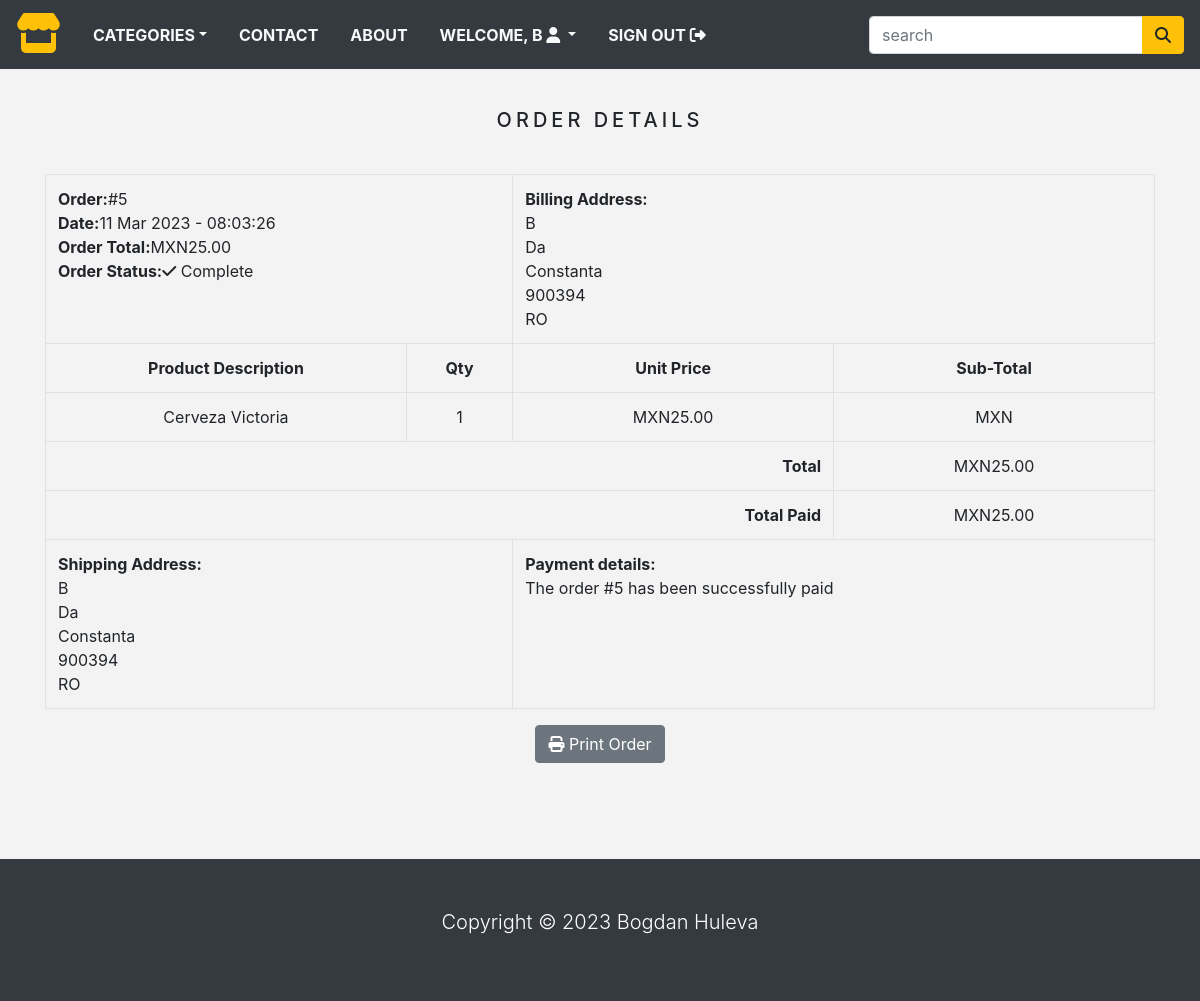
The page /order/5 (signed in) on the database its author committed.
### store/models.py (models this page shows, shortened)
class Order(models.Model):
    token = models.CharField(max_length=250, blank=True)
    total = models.DecimalField(max_digits=10, decimal_places=2, verbose_name='MXN Order Total')
    emailAddress = models.EmailField(max_length=250, blank=True, verbose_name='Email Address')
    created = models.DateTimeField(auto_now_add=True)
    billingName = models.CharField(max_length=250, blank=True)
    billingAddress1 = models.CharField(max_length=250, blank=True)
    billingCity = models.CharField(max_length=250, blank=True)
    billingPostcode = models.CharField(max_length=250, blank=True)
    billingCountry = models.CharField(max_length=250, blank=True)
    shippingName = models.CharField(max_length=250, blank=True)
    shippingAddress1 = models.CharField(max_length=250, blank=True)
    shippingCity = models.CharField(max_length=250, blank=True)
    shippingPostcode = models.CharField(max_length=250, blank=True)
    shippingCountry = models.CharField(max_length=250, blank=True)
    class Meta:
        db_table = 'Order'
        ordering = ['-created']

class OrderItem(models.Model):
    product = models.CharField(max_length=250)
    quantity = models.IntegerField()
    price = models.DecimalField(max_digits=10, decimal_places=2, verbose_name='MXN Price')
    order = models.ForeignKey(Order, on_delete=models.CASCADE)
    class Meta:
        db_table = 'OrderItem'

### store/views.py (the view)
# urls.py: path('order/<int:order_id>', views.viewOrder, name='order_detail'),
@login_required(redirect_field_name='next', login_url='signin')
def viewOrder(request, order_id):
    if request.user.is_authenticated:
        email = str(request.user.email)
        order = Order.objects.get(id=order_id, emailAddress=email)
        order_items = OrderItem.objects.filter(order=order)
    return render(request, 'order_detail.html', {'order': order, 'order_items': order_items})

### store/context_processors.py (called while the page is built)
def counter(request):
    item_count = 0
    if 'admin' in request.path:
        return {}
    else:
        try:
            cart = Cart.objects.filter(cart_id=_cart_id(request))
            cart_items = CartItem.objects.all().filter(cart=cart[:1])
            for cart_item in cart_items:
                item_count += cart_item.quantity
        except Cart.DoesNotExist:
            item_count = 0
    return dict(item_count = item_count)

def menu_links(request):
    links = Category.objects.all()
    return dict(links=links)

### store/models.py (called while the page is built)
    def get_url(self):
        return reverse('products_by_category', args=[self.slug])

### store/views.py (called while the page is built)
def _cart_id(request):
    cart = request.session.session_key
    if not cart:
        cart = request.session.create()
    return cart

### store/templates/order_detail.html (shortened to what this page needs)
{% extends 'base.html' %}
{% load static %}
{% block content %}
    <div class="container">
        <div class="text-center">
            <br>
            <h1 class="text-center product_title">
                Order Details
            </h1>
            <br>
            <table class="table table-bordered">
                <tr>
                    <td class="text-left" colspan="2">
                        <b>Order:</b>#{{ order.id }} <br>
                        <b>Date:</b>{{ order.created|date:"d M Y - H:m:s" }} <br>
                        <b>Order Total:</b>MXN{{ order.total }} <br>
                        <b>Order Status:</b><i class="fa-solid fa-check"></i> Complete
                    </td>
                    <td class="text-left" colspan="2">
                        <b>Billing Address: </b><br>
                        {{ order.billingName }} <br>
                        {{ order.billingAddress1 }} <br>
                        {{ order.billingCity }} <br>
                        {{ order.billingPostcode }} <br>
                        {{ order.billingCountry }} <br>
                    </td>
                </tr>
                <tr>
                    <td><b>Product Description</b></td>
                    <td><b>Qty</b></td>
                    <td><b>Unit Price</b></td>
                    <td><b>Sub-Total</b></td>
                </tr>
                {% for item in order_items %}
                    <tr>
                        <td>{{ item.product }}</td>
                        <td>{{ item.quantity }}</td>
                        <td>MXN{{ item.price }}</td>
                        <td>MXN{{ item.subtotal }}</td>
                    </tr>
                {% endfor %}
                <tr>
                    <td class="text-right" colspan="3"><b>Total</b></td>
                    <td>MXN{{ order.total }}</td>
                </tr>
                <tr>
                    <td class="text-right" colspan="3"><b>Total Paid</b></td>
                    <td>MXN{{ order.total }}</td>
                </tr>
                <tr>
                    <td class="text-left" colspan="2">
                        <b>Shipping Address:</b><br>
                        {{ order.shippingName }} <br>
                        {{ order.shippingAddress1 }} <br>
                        {{ order.shippingCity }} <br>
                        {{ order.shippingPostcode }} <br>
                        {{ order.shippingCountry }} <br>
                    </td>
                    <td class="text-left" colspan="2">
                        <b>Payment details:</b><br>
                        The order #{{ order.id }} has been successfully paid
                    </td>
                </tr>
            </table>
            <button class="btn btn-secondary" onclick="window.print();">
                <i class="fa-solid fa-print"></i>
                Print Order
            </button>
        </div>
    </div>
    <br><br>
{% endblock %}

### store/templates/navbar.html (shortened to what this page needs)
<nav class = "navbar navbar-expand-md navbar-light bg-dark">
    <a href = "/" class = "navbar-brand"><i class="fa-solid fa-store text-warning fa-2x"></i></a>
    <div class = "collapse navbar-collapse justify-content-between" id = "nav">
    <ul class = "navbar-nav">
        <li class = "nav-item dropdown"><a class = "nav-link text-light text-uppercase font-weight-bold px-3 dropdown-toggle"
            href="" data-toggle = "dropdown">Categories</a>
        </li>
        <li class = "nav-item"><a class = "nav-link text-light text-uppercase font-weight-bold px-3" href="">Contact</a></li>
        <li class = "nav-item"><a class = "nav-link text-light text-uppercase font-weight-bold px-3" href="">About</a></li>
        {% if request.user.is_authenticated and request.user.first_name %}
            <li class = "nav-item dropdown">
                <a class = "nav-link text-light text-uppercase font-weight-bold px-3 dropdown-toggle" data-toggle="dropdown">
                    Welcome, {{request.user.first_name}} <i class="fa-solid fa-user"></i>
                </a>
            </li>
            <li class = "nav-item">
                <a class = "nav-link text-light text-uppercase font-weight-bold px-3" href="{% url 'signout' %}">
                    Sign Out <i class="fa-solid fa-right-from-bracket"></i>
                </a>
            </li>
        {% endif %}
    </ul>
    <form class = "form-inline ml-3" action="{% url 'search' %}", method="GET">
        <div class = "input-group">
            <input type = "text" name="title" class = "form-control" placeholder = "search">
            <div class = "input-group-append">
                <button type = "submit" class = "btn btn-warning" name = "button"><i class="fa-solid fa-magnifying-glass"></i></button>
            </div>
        </div>
    </form>
    </div>
</nav>

### store/static/css/base.css (style rules this page uses)
body { background: #f3f3f3; }
.product_title { font-size: 20px; text-transform: uppercase; letter-spacing: .2em; padding-top: 15px; padding-bottom: 10px; }

### rows shown on the page
Order: id "5", created "11 Mar 2023 - 08:03:26", total "25.00", billingName "B", billingAddress1 "Da", billingCity "Constanta", billingPostcode "900394", billingCountry "RO", shippingName "B", shippingAddress1 "Da", shippingCity "Constanta", shippingPostcode "900394", shippingCountry "RO"
OrderItem: product "Cerveza Victoria", quantity "1", price "25.00"

### other values the page prints
{{ request.user.first_name }} "B"
